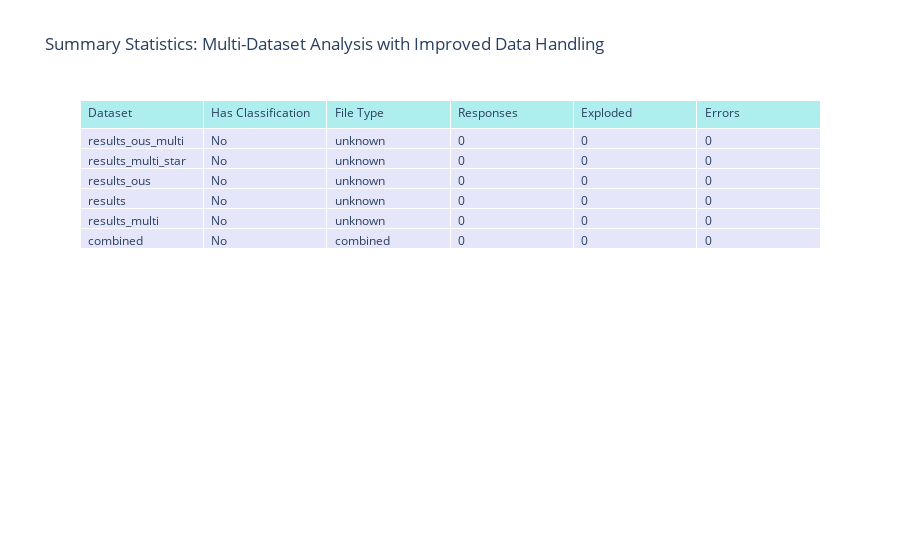

This figure's notebook cell:
### Code cell
# --- Summary Statistics Table (Updated) ---
print("=== COMPREHENSIVE SUMMARY STATISTICS ===")

summary_df = generate_summary_stats(prepared_datasets)

if not summary_df.empty:
    print("\nDetailed Summary Statistics:")
    print(summary_df.to_string(index=False))
    
    # Display as a nice table using plotly if we have visualization libraries
    try:
        import plotly.graph_objects as go
        
        fig = go.Figure(data=[go.Table(
            header=dict(values=list(summary_df.columns),
                       fill_color='paleturquoise',
                       align='left'),
            cells=dict(values=[summary_df[col] for col in summary_df.columns],
                      fill_color='lavender',
                      align='left'))
        ])
        fig.update_layout(title="Summary Statistics: Multi-Dataset Analysis with Improved Data Handling")
        fig.show()
    except ImportError:
        print("Plotly not available, summary table shown above")

# --- Error Analysis (Updated) ---
all_errors = []
for data_type, data_dict in prepared_datasets.items():
    errors_df = data_dict['errors']
    if not errors_df.empty:
        errors_df = errors_df.copy()
        errors_df['source_dataset'] = data_type.replace('_', '-').title()
        all_errors.append(errors_df)

if all_errors:
    combined_errors = pd.concat(all_errors, ignore_index=True)
    
    print("\n=== ERROR ANALYSIS ===")
    if 'error_type' in combined_errors.columns:
        error_by_type = combined_errors.groupby(['source_dataset', 'error_type']).size().reset_index(name='count')
        
        if not error_by_type.empty:
            try:
                import plotly.express as px
                fig = px.bar(error_by_type, x='error_type', y='count', color='source_dataset',
                            title='Processing Errors by Type and Dataset',
                            labels={'error_type': 'Error Type', 'count': 'Count'},
                            barmode='group')
                fig.update_layout(xaxis_tickangle=-45)
                fig.show()
            except ImportError:
                print("Plotly not available for error visualization")
            
            print("Error summary by dataset:")
            try:
                error_pivot = error_by_type.pivot(index='error_type', columns='source_dataset', values='count').fillna(0)
                print(error_pivot)
            except Exception as e:
                print(f"Could not create error pivot table: {e}")
                print(error_by_type)
else:
    print("\n=== NO PROCESSING ERRORS FOUND ===")

# --- Data Quality Report ---
print("\n=== DATA QUALITY REPORT ===")
for data_type, data_dict in prepared_datasets.items():
    if data_type != 'combined':
        info = data_dict['info']
        analysis_df = data_dict['analysis']
        exploded_df = data_dict['exploded']
        
        status = "✓ Classification data" if info['has_classification'] else "○ Raw data only" if not analysis_df.empty else "✗ No data"
        print(f"\n{data_type}:")
        print(f"  Status: {status}")
        print(f"  Files processed: {info['file_count']}")
        print(f"  File type: {info['file_type']}")
        
        if not analysis_df.empty:
            # Check data completeness
            key_columns = ['question_id', 'agent_name', 'extracted_answer']
            missing_data = {}
            for col in key_columns:
                if col in analysis_df.columns:
                    missing_count = analysis_df[col].isna().sum()
                    missing_pct = (missing_count / len(analysis_df)) * 100
                    missing_data[col] = f"{missing_count} ({missing_pct:.1f}%)"
                else:
                    missing_data[col] = "Column missing"
            
            print(f"  Missing data: {missing_data}")
            
            if info['has_classification'] and not exploded_df.empty:
                print(f"  Categories per response: {len(exploded_df) / len(analysis_df):.1f} avg")

print("\nNotebook execution complete!")
print("\nData Sources Summary:")
for data_type, data_dict in prepared_datasets.items():
    if data_type != 'combined':
        info = data_dict['info']
        analysis_df = data_dict['analysis']
        status = "✓ Classification data" if info['has_classification'] else "○ Raw data only" if not analysis_df.empty else "✗ No data"
        print(f"  {data_type}: {status} ({info['file_count']} files)")

### Figure 1 — Plotly figure (JSON) as saved in the notebook; plotly's stock layout.template omitted (floating-point values rounded to 4 significant figures)
{"data": [{"cells": {"align": "left", "fill": {"color": "lavender"}, "values": [["results_ous_multi", "results_multi_star", "results_ous", "results", "results_multi", "combined"], ["No", "No", "No", "No", "No", "No"], ["unknown", "unknown", "unknown", "unknown", "unknown", "combined"], [0, 0, 0, 0, 0, 0], [0, 0, 0, 0, 0, 0], [0, 0, 0, 0, 0, 0]]}, "header": {"align": "left", "fill": {"color": "paleturquoise"}, "values": ["Dataset", "Has Classification", "File Type", "Responses", "Exploded", "Errors"]}, "type": "table"}], "layout": {"title": {"text": "Summary Statistics: Multi-Dataset Analysis with Improved Data Handling"}}}
